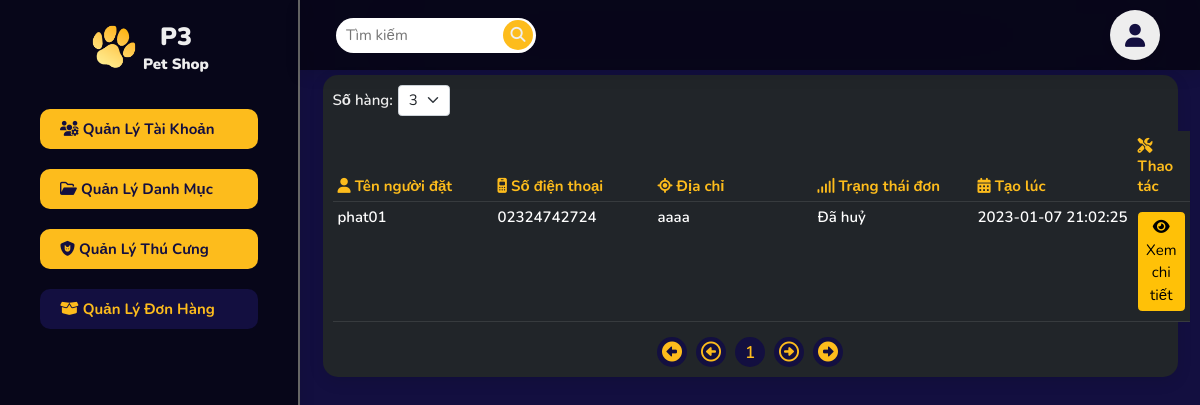
The app's page /admin_manage_order.php (signed in) with its own data.
### tables this page shows
CREATE TABLE IF NOT EXISTS `orders` (
  `id` int NOT NULL AUTO_INCREMENT,
  `user_id` int NOT NULL,
  `name` varchar(255) NOT NULL,
  `phone` varchar(255) NOT NULL,
  `address` varchar(255) NOT NULL,
  `status` tinyint NOT NULL DEFAULT '0',
  `time_create` datetime NOT NULL DEFAULT CURRENT_TIMESTAMP,
  PRIMARY KEY (`id`)
);

### app/models/Model.php (called while the page is built, shortened)
<?php
class Model
{
  public static $connection = NULL;
  public function __construct()
  {
    if (!self::$connection) {
      !self::$connection = new mysqli(DB_HOST, DB_USER, DB_PASS, DB_NAME);
    }
    return self::$connection;
  }
  public function select($sql)
  {
    $sql->execute();
    $items = $sql->get_result()->fetch_all(MYSQLI_ASSOC);
    return $items;
  }
}

### app/models/OrderModel.php (called while the page is built, shortened)
<?php
class OrderModel extends Model
{
  public function getTotalOrders()
  {
    $sql = parent::$connection->prepare('SELECT COUNT(id) AS `total_orders` FROM `orders`');
    return parent::select($sql)[0]['total_orders'];
  }
  public function getOrdersByPage($page, $perPage)
  {
    $start = ($page - 1) * $perPage;
    $sql = parent::$connection->prepare('SELECT * FROM `orders` LIMIT ?, ?');
    $sql->bind_param('ii', $start, $perPage);
    return parent::select($sql);
  }
}

### admin_manage_order.php (the view, shortened to what this page needs)
<?php
$orderModel = new OrderModel();
$page = 1;
if (isset($_SESSION['perPage'])) {
  $perPage = $_SESSION['perPage'];
} else {
  $perPage = 3;
}
$totalPage = ceil($orderModel->getTotalOrders() / $perPage);
$orderList = $orderModel->getOrdersByPage($page, $perPage);
?>
<!DOCTYPE html>
<html lang="en">
<head>
  <link rel="stylesheet" href="./public/fonts/font-awesome/css/all.min.css">
  <link rel="stylesheet" href="./public/vendor/bootstrap/css/bootstrap.min.css">
  <link rel="stylesheet" href="./public/css/style.css">
  <link rel="stylesheet" href="./public/css/style-admin.css">
</head>
<body>
  <section class="admin-sidebar">
    <a class="logo" href="."><img class="logo-img" src="./public/img/logo/P3.png" alt="P3 Logo"><span class="logo-text">P3<p class="logo-mini-text">Pet Shop</p></span></a>
    <ul class="admin-side-bar-list">
      <li class="admin-side-bar-item"><a class="admin-side-bar-link" href="admin_manage_account.php"><i class="fa-solid fa-users-gear"></i> Quản lý tài khoản</a></li>
      <li class="admin-side-bar-item"><a class="admin-side-bar-link" href="admin_manage_category.php"><i class="fa-regular fa-folder-open"></i> Quản lý danh mục</a></li>
      <li class="admin-side-bar-item"><a class="admin-side-bar-link" href="admin_manage_pet.php"><i class="fa-solid fa-shield-cat"></i> Quản lý thú cưng</a></li>
      <li class="admin-side-bar-item"><a class="admin-side-bar-link active" href="admin_manage_order.php"><i class="fa-solid fa-box-open"></i> Quản lý đơn hàng</a></li>
    </ul>
  </section>
  <section class="admin-content">
    <header class="header">
      <nav class="nav-bar">
        <ul class="nav-list">
          <li class="nav-item">
            <form class="serch-box" action="admin_serch_account.php?key=<?php if (isset($key)) {
                                                                          echo $key;
                                                                        } ?>">
              <input class="serch-box-input" type="text" name="key" placeholder="Tìm kiếm" value="<?php if (isset($key)) {
                                                                                                    echo $key;
                                                                                                  } ?>">
              <button class="serh-box-button button-serch" type="submit"><i class="fa fa-search"></i></button>
              <button class="serh-box-button button-reset" type="reset"><i class="fa-solid fa-xmark"></i></button>
            </form>
          </li>
        </ul>
      </nav>
      <div class="icon-bar">
        <ul class="icon-list">
          <li class="icon-item"><a class="icon-link" href="account.php"><i class="fa-solid fa-user"></i></a>
          </li>
        </ul>
      </div>
    </header>
    <main>
      <div class="table-wrap">
        <div class="table-bar mb-4">
          <section class="d-flex align-items-center">
            <span class="d-inline">Số hàng: </span>
            <form method="post" action="admin_manage_order.php" class="form-per-page d-inline-block ms-2">
              <select class="form-select" id="select-per-page" name="perPage">
                <option value="3" <?php if ($perPage == 3) {
                                    echo 'selected';
                                  } ?>>3</option>
              </select>
            </form>
          </section>
        </div>
        <table class="table table-hover table-dark">
          <thead>
            <tr>
              <th><i class="fa-solid fa-user"></i> Tên người đặt</th>
              <th><i class="fa-solid fa-mobile-retro"></i> Số điện thoại</th>
              <th><i class="fa-solid fa-location-crosshairs"></i> Địa chỉ</th>
              <th><i class="fa-solid fa-signal"></i> Trạng thái đơn</th>
              <th><i class="fa-solid fa-calendar-days"></i> Tạo lúc</th>
              <th><i class="fa-solid fa-screwdriver-wrench"></i> Thao tác</th>
            </tr>
          </thead>
          <tbody>
            <?php
            foreach ($orderList as $order) {
            ?>
              <tr>
                <td><span class="table-content"><?php echo $order['name']; ?></span></td>
                <td><span class="table-content"><?php echo $order['phone']; ?></span></td>
                <td><span class="table-content"><?php echo $order['address']; ?></span></td>
                <td><span class="table-content"><?php if ($order['status'] == 0) {
                                                  echo "Chờ xác nhận";
                                                } else if ($order['status'] == 1) {
                                                  echo "Đã xác nhận";
                                                } else if ($order['status'] == 2) {
                                                  echo "Đã huỷ";
                                                } ?></span></td>
                <td><span class="table-content"><?php echo $order['time_create']; ?></span></td>
                <td>
                  <a class="btn btn-warning mb-2 mt-2" href="order_detail.php?id=<?php echo $order['id']; ?>"><i class="fa-solid fa-eye"></i> Xem chi tiết</a>
                </td>
              </tr>
            <?php
            }
            ?>
          </tbody>
        </table>
        <nav aria-label="Page navigation" class="mt-4">
          <ul class="pagination justify-content-center">
            <?php if ($page == 1) {
            ?>
              <li class="page-item disabled">
                <a class="page-link"><i class="fa-solid fa-circle-left"></i></a>
              </li>
              <li class="page-item disabled">
                <a class="page-link"><i class="fa-regular fa-circle-left"></i></a>
              </li>
            <?php
            }
            ?>
            <?php
            if ($page == 1) {
              $getAdd = $page + 2;
              $getMinus = $page;
            } elseif ($page == $totalPage) {
              $getAdd = $page;
              $getMinus = $page - 2;
            } else {
              $getAdd = $page + 1;
              $getMinus = $page - 1;
            }
            for ($pageItem = 1; $pageItem <= $totalPage; $pageItem++) {
              if ($pageItem == $page) {
            ?>
                <li class="page-item active"><a class="page-link" href="admin_manage_order.php?page=<?php echo $pageItem; ?>"><?php echo $pageItem; ?></a></li>
              <?php
              } else {
              ?>
                <li class="page-item" <?php if ($pageItem > $getAdd || $pageItem < $getMinus) {
                                        echo "style='display:none;position:absolute'";
                                      } ?>><a class="page-link" href="admin_manage_order.php?page=<?php echo $pageItem; ?>"><?php echo $pageItem; ?></a></li>
            <?php
              }
            }
            ?>
            <?php if ($page == $totalPage) {
            ?>
              <li class="page-item disabled">
                <a class="page-link"><i class="fa-regular fa-circle-right"></i></a>
              </li>
              <li class="page-item disabled">
                <a class="page-link"><i class="fa-solid fa-circle-right"></i></a>
              </li>
            <?php
            }
            ?>
          </ul>
        </nav>
      </div>
    </main>
  </section>
</body>
</html>

### public/css/style.css (style rules this page uses)
:root { --pet-color: #fdbc1c; --black-color: #130f40; --white-color: #fff; --red-color: #dd3333; --green-color: #2eb62c; --light-color: #eee; --bg-color: #666; --border: 0.2rem solid var(--black-color); --box-shadow: 0 0.5rem 1.5rem rgba(0, 0, 0, 0.1); --box-shadow-2: rgba(0, 0, 0, 0.15) 0px 5px 15px 0px; --text-shadow-white: -1px -1px 0px rgba(155, 155, 155, 0.9), 2px 2px 0px rgba(155, 155, 155, 0.9), 4px 4px 0px rgba(155, 155, 155, 0.9); --text-shadow-black: -1px -1px 0px rgba(50, 50, 50, 0.9), 2px 2px 0px rgba(50, 50, 50, 0.9), 4px 4px 0px rgba(50, 50, 50, 0.9); --text-border-white: 2px 0 #fff, -2px 0 #fff, 0 2px #fff, 0 -2px #fff, 1px 1px #fff, -1px -1px #fff, 1px -1px #fff, -1px 1px #fff; --text-border-black: 2px 0 #000, -2px 0 #000, 0 2px #000, 0 -2px #000, 1px 1px #000, -1px -1px #000, 1px -1px #000, -1px 1px #000; }
* { margin: 0; padding: 0; box-sizing: border-box; outline: none; border: none; text-decoration: none; transition: 0.2s linear; }
html { font-size: 62.5%; scroll-behavior: smooth; scroll-padding-top: 4rem; }
body { font-family: "Nunito", sans-serif; font-size: 1.5rem; font-weight: 600; line-height: normal; color: var(--black-color); min-height: 1000px; }
a { color: var(--black-color); text-decoration: none; line-height: normal; }
p { margin: 0; color: inherit; }
dl, ol, ul { margin: 0; }
ul { list-style-type: none; padding: 0; }
li { display: inline-block; }
i { line-height: 0; }
main { margin-top: 7.5rem; padding-bottom: 50px; }
.btn { font-size: 1.5rem; }
.table-wrap { display: block; min-width: 80%; max-width: 95%; background-color: #212529; box-shadow: var(--box-shadow); padding: 1rem; margin: 0 auto; border-radius: 1.5rem; }
thead { color: var(--pet-color); }
.table-content { display: inline-block; width: 15rem; text-overflow: ellipsis; overflow: hidden; }
.table-bar { display: flex; justify-content: space-between; align-items: center; }
.form-select { font-size: 1.5rem; padding: 0.3rem 1rem; padding-right: 3rem; }
.header { display: flex; justify-content: space-between; align-items: center; padding: 1rem 3%; background-color: rgba(255, 255, 255, 0.7); backdrop-filter: blur(100px); box-shadow: var(--box-shadow); position: fixed; top: 0; left: 0; right: 0; z-index: 5; }
.logo { display: flex; align-items: center; justify-content: center; }
.logo-img { width: 5rem; }
.logo-text { font-weight: 900; font-size: 2.5rem; color: var(--black-color); padding-left: 0.4rem; text-align: center; }
.logo-mini-text { font-size: 1.5rem; }
.nav-list { display: flex; flex-wrap: wrap; justify-content: center; }
.nav-item { position: relative; }
.active { color: var(--pet-color); }
.serch-box-input { width: 20rem; height: 3.5rem; padding: 1rem; border-radius: 9rem; position: relative; transition: ease 0.3s; transition-delay: 0.3s; }
.button-serch { position: absolute; right: 0.3rem; top: 50%; background-color: var(--pet-color); width: 3rem; height: 3rem; border-radius: 10rem; color: var(--light-color); transform: translateY(-50%); transition: all 0.3s ease-in-out; }
.button-reset { position: absolute; right: 0.3rem; top: 50%; z-index: -1; width: 3rem; height: 3rem; background-color: var(--pet-color); border-radius: 10rem; color: var(--light-color); transform: translateY(-50%); transition: all 0.3s ease-in-out; }
.icon-list { display: flex; }
.icon-item { position: relative; }
.icon-link { display: flex; justify-content: center; align-items: center; font-size: 2.3rem; margin: 0 0.4rem; width: 5rem; height: 5rem; border-radius: 50%; background-color: var(--light-color); box-shadow: var(--box-shadow); }
.page-item { margin: 0 0.5rem; }
.page-link { display: inline-block; font-size: 1.7rem; width: 3rem; height: 3rem; display: flex; align-items: center; text-align: center; justify-content: center; border-radius: 10rem; color: var(--black-color); background-color: var(--pet-color); border: 0; }
.page-link i { font-size: 2rem; }
.page-item:first-child .page-link { border-top-left-radius: 10rem; border-bottom-left-radius: 10rem; }
.page-item:last-child .page-link { border-top-right-radius: 10rem; border-bottom-right-radius: 10rem; }
.active > .page-link, .page-link.active { background-color: var(--black-color); color: var(--pet-color); }
.disabled > .page-link, .page-link.disabled { background-color: var(--black-color); color: var(--pet-color); }

### records on screen
orders: name "phat01", phone "02324742724", address "aaaa", status "Đã huỷ", time_create "2023-01-07 21:02:25"
